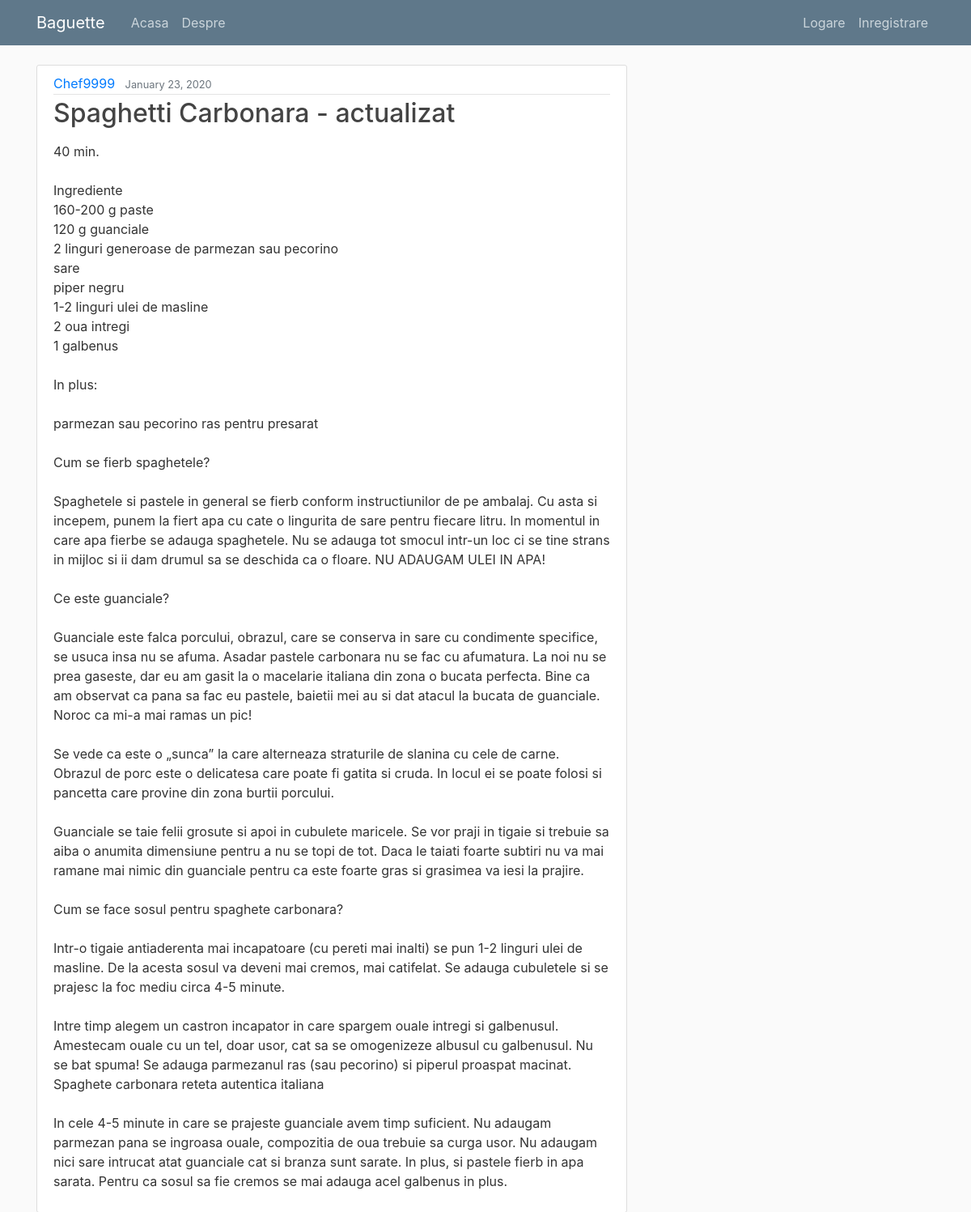
Screenshot of /reteta/7/ with the database file from the repository.
### retete/models.py (models this page shows, shortened)
class Reteta(models.Model):
    titlu = models.CharField(max_length=140)
    continut = models.TextField()
    data_adaugare = models.DateTimeField(default=timezone.now)
    autor = models.ForeignKey(User, on_delete=models.CASCADE)

### retete/views.py (the view)
# urls.py: path('reteta/<int:pk>/', RetetaDetailView.as_view(), name='reteta-detail'),
class RetetaDetailView(DetailView):
    model = Reteta

### retete/templates/retete/reteta_detail.html (shortened to what this page needs)
{% extends "retete/base.html"%}
{% block continut%}
    <article class="media content-section">
        <div class="media-body">
            <div class="article-metadata">
                <a class="mr-2" href="#">{{ object.autor }}</a>
                <small class="text-muted">{{ object.data_adaugare|date:"F d, Y" }}</small>
            </div>
            <h2 class="article-title">{{ object.titlu }}</h2>
            <p class="article-content">{{ object.continut }}</p>
        </div>
    </article>
{% endblock continut %}

### retete/static/retete/main.css (style rules this page uses)
body { background: #fafafa; color: #333333; margin-top: 5rem; }
h1, h2, h3, h4, h5, h6 { color: #444444; }
.content-section { background: #ffffff; padding: 10px 20px; border: 1px solid #dddddd; border-radius: 3px; margin-bottom: 20px; }
.article-title { color: #444444; }
.article-content { white-space: pre-line; }
.article-metadata { padding-bottom: 1px; margin-bottom: 4px; border-bottom: 1px solid #e3e3e3 }

### rows the page displays
Reteta: autor "Chef9999", data_adaugare "January 23, 2020", titlu "Spaghetti Carbonara - actualizat", continut "40 min. Ingrediente 160-200 g paste 120 g guanciale 2 linguri generoase de parmezan sau pecorino sare piper negru 1-2 linguri ulei de masline 2 oua intregi 1 galbenus In plus: parmezan sau pecorino ras pentru presarat Cum se fierb spaghetele? Spaghetele si pastele in general se fierb conform instructiunilor de pe ambalaj. Cu asta si incepem, punem la fiert apa cu cate o lingurita de sare pentru fiecare litru. In momentul in care apa fierbe se adauga spaghetele. Nu se adauga tot smocul intr-un loc ci se tine strans in mijloc si ii dam drumul sa se deschida ca o floare. NU ADAUGAM ULEI IN APA! Ce este guanciale? Guanciale este falca porcului, obrazul, care se conserva in sare cu condimente…"
